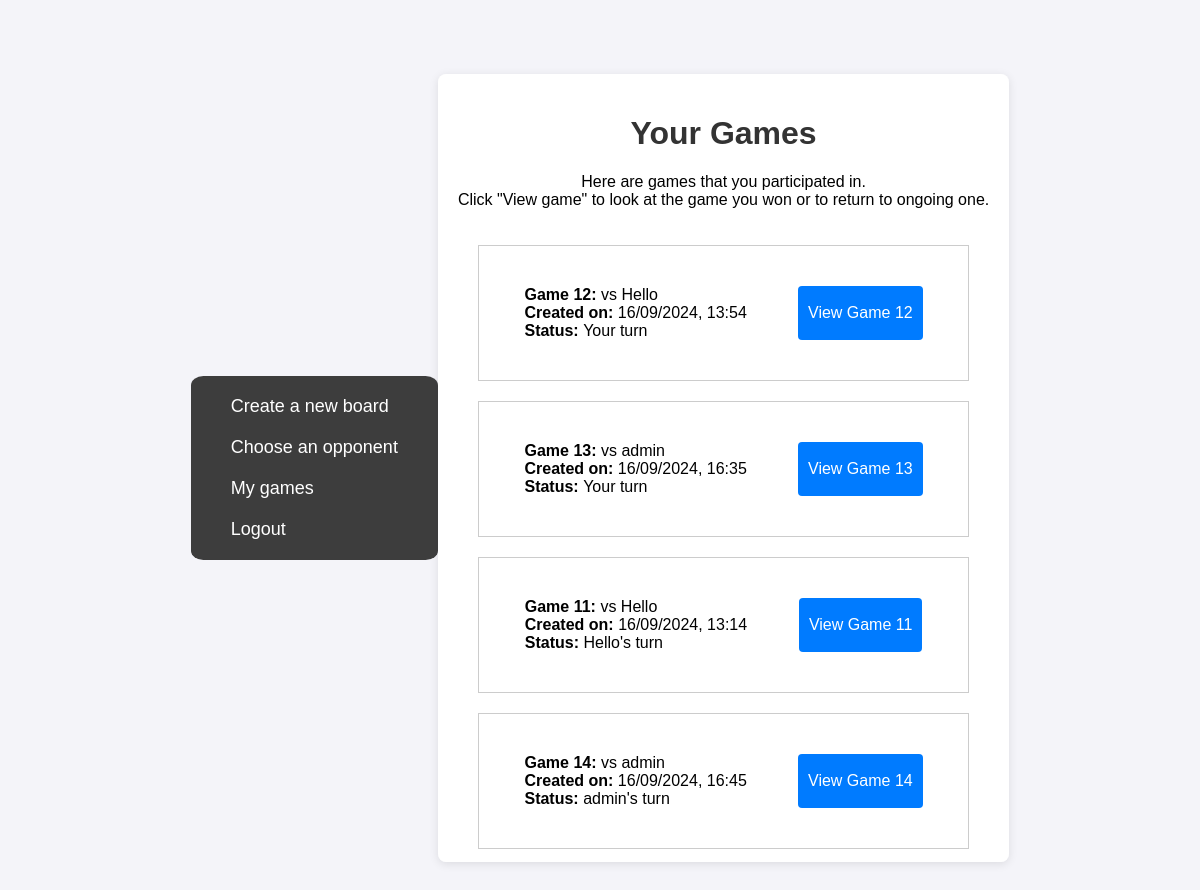
Before: /games/ (signed in) with the older database file.
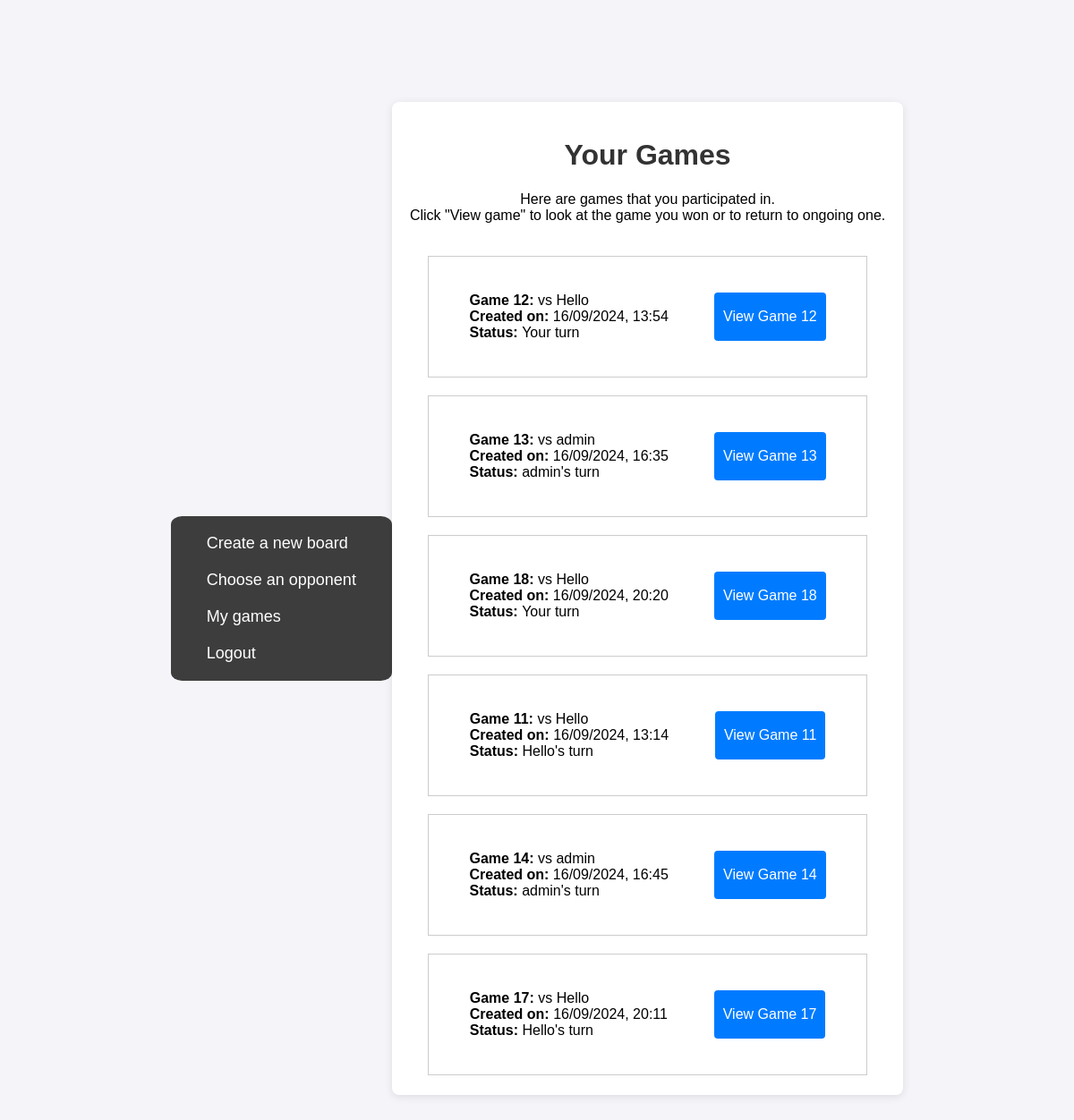
After: the same page with the newer database file.
### application/models.py (models this page shows, shortened)
class Game(models.Model):
    player_1 = models.ForeignKey('auth.User', related_name='games_as_player1', on_delete=models.CASCADE)
    player_2 = models.ForeignKey('auth.User', related_name='games_as_player2', on_delete=models.CASCADE)
    player_1_board = models.ForeignKey(Board, related_name='games_as_player1_board', on_delete=models.CASCADE,default=1)
    player_2_board = models.ForeignKey(Board, related_name='games_as_player2_board', on_delete=models.CASCADE,default=1)
    current_turn = models.ForeignKey('auth.User', related_name='current_turn_games', on_delete=models.CASCADE)
    winner = models.ForeignKey('auth.User', related_name='winner', on_delete=models.CASCADE, null=True, blank=True)
    created_at = models.DateTimeField(auto_now_add=True)
    updated_at = models.DateTimeField(auto_now=True)

### application/views.py (the view)
# urls.py: path('games/', views.games_view, name='games_list'),
@login_required
def games_view(request):
    user = request.user
    games_as_player_1 = Game.objects.filter(player_1=user)
    games_as_player_2 = Game.objects.filter(player_2=user)
    games = games_as_player_1 | games_as_player_2
    return render(request, 'games_list.html', {'games': games})

### application/templates/games_list.html (shortened to what this page needs)
{% load static %}
<!DOCTYPE html>
<html lang="en">
<head>
    <link rel="stylesheet" href="{% static 'application/styles.css' %}">
</head>
<body>
    <nav class="navbar">
        <ul class="navbar-menu">
            <li class="navbar-item">
                <a href="{% url 'create_board' %}">Create a new board</a>
                <a href="{% url 'connect_tables'%}">Choose an opponent</a>
                <a href="{% url 'games_list'%}">My games</a>
                <a href="{% url 'logout' %}">Logout</a>
            </li>
        </ul>
    </nav>
    <div class="container">
    <h1>Your Games</h1>
    <p>Here are games that you participated in.
    <br>Click "View game" to look at the game you won or to return to ongoing one.
    </p>
    <div class="board-list">
        {% for game in games %}
            <div class="game-boards game-board">
                <div style="margin:20px;">
                    <b>Game {{ game.id }}:</b>
                    vs
                    {% if game.player_1 == user %}
                        {{ game.player_2.username }}
                    {% else %}
                        {{ game.player_1.username }}
                    {% endif %}
                    <br>
                    <b>Created on:</b> {{ game.created_at|date:"d/m/Y, H:i" }}
                    <br>
                    <b>Status: </b>
                    {% if game.current_turn == user %}
                        Your turn
                    {% else %}
                        {{ game.current_turn.username }}'s turn
                    {% endif %}
                    <br>
                </div>
                <button type="button" style="margin:20px;"onclick="window.location.href='{% url 'game_view' game_id=game.id %}'">View Game {{ game.id }} </button>
            </div>
        {% empty %}
            <p>You have not participated in any games yet.</p>
        {% endfor %}
    </div>
</div>
</body>
</html>

Changed rows visible on the page:
changed Game id 13: current_turn.username (not shown) → "admin"; current_turn_id "Your turn" → "'s turn"
added Game: id "18", player_2.username "Hello", created_at "16/09/2024, 20:20", shows "Your turn"
added Game: id "17", player_1.username "Hello", created_at "16/09/2024, 20:11", current_turn.username "Hello"
